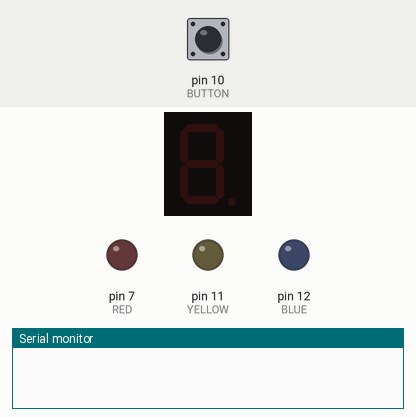
Recording of a sketch running on a simulated Arduino Uno, built with avr-gcc and run on an emulated ATmega328P. Parts: 1-digit seven-segment display, output pins drawn as LEDs (lit = HIGH), the last lines printed to the serial monitor. Wiring (inferred from the names in the program): 1-digit 7-segment display, segments lit when HIGH: segments pin 9, pin 8, pin 2, pin 4, pin 3, pin 6, pin 5. The inputs (shaded band) are chosen by the test bench; at power-on: pin 10 (BUTTON) HIGH. The segment pins are drawn as the display they are named for; pins used as bus, display or sensor lines are not drawn.

Above: at 1.2 s.
1.3 s: pin 10 (BUTTON) pulled LOW for 0.15 s
At 2.8 s:
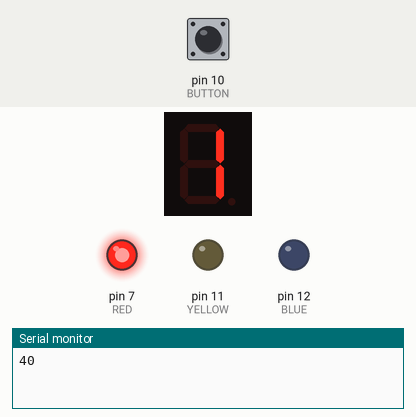
4.4 s: pin 10 (BUTTON) pulled LOW for 1 s
At 4.77 s:
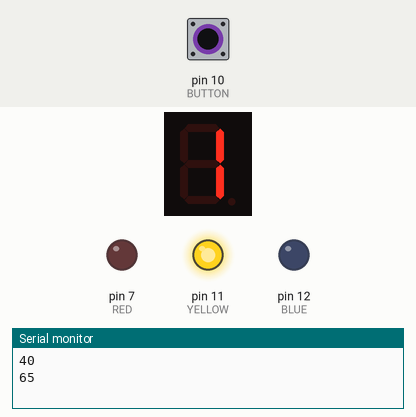
6.9 s: pin 10 (BUTTON) pulled LOW for 0.15 s
At 8.1 s:
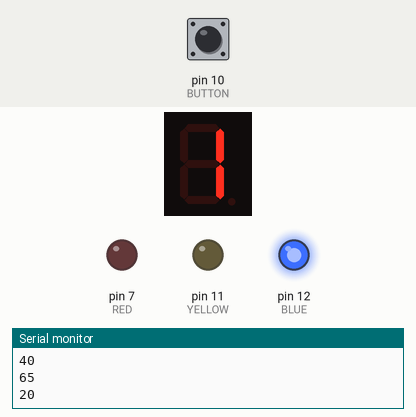
10.0 s: pin 10 (BUTTON) pulled LOW for 3.2 s
Timing chart, 0 to 15.5 s (numbered marks = the images above; inputs shaded):
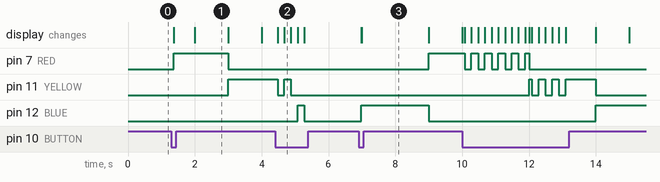

Measured:
- after the input at 1.3 s, pin 7 (RED): LOW → HIGH after 0.08 s, → LOW 1.6 s later; pin 11 (YELLOW): LOW → HIGH after 1.7 s; the display: first changes after 0.08 s (image 1 shows a later state)
- after the input at 4.4 s, pin 11 (YELLOW): HIGH → LOW after 0.08 s instead of 0.60 s; pin 12 (BLUE): LOW → HIGH after 0.68 s instead of 0.60 s
- after the input at 6.9 s, pin 7 (RED): LOW → HIGH after 2.1 s; pin 12 (BLUE): LOW → HIGH after 0.08 s, → LOW 2.0 s later; the display: first changes after 0.08 s (image 3 shows a later state)
- what the display in image 1 shows lasts 1.0 s, from 2.0 s to 3.0 s

The sketch:

main.ino
```cpp
#define SEG_A 9
#define SEG_B 8
#define SEG_C 2
#define SEG_D 4
#define SEG_E 3
#define SEG_F 6
#define SEG_G 5

#define YELLOW 11
#define RED 7
#define BLUE 12
#define BUTTON 10

unsigned long lastTime;
unsigned long lastButtonPress = 0;

bool isOn = false;
int senderState = 0;
void setup() {
  Serial.begin(9600);

  pinMode(SEG_A, OUTPUT);
  pinMode(SEG_B, OUTPUT);
  pinMode(SEG_C, OUTPUT);
  pinMode(SEG_D, OUTPUT);
  pinMode(SEG_E, OUTPUT);
  pinMode(SEG_F, OUTPUT);
  pinMode(SEG_G, OUTPUT);
  pinMode(YELLOW, OUTPUT);
  pinMode(RED, OUTPUT);
  pinMode(BLUE, OUTPUT);
  pinMode(BUTTON, INPUT_PULLUP);
}

void loop() {
  static bool lastButtonState = HIGH;
  static unsigned long lastDebounceTime = 0;
  static unsigned long lastTime = 0;
  const unsigned long debounceDelay = 75;
  const unsigned long buttonDelay = 200;
  int buttonState = digitalRead(BUTTON);

  if (buttonState != lastButtonState) {
    lastDebounceTime = millis();
  }


  if ((millis() - lastDebounceTime) > debounceDelay)
  {
    if (buttonState == LOW && (millis() - lastButtonPress) > buttonDelay)
    {
      isOn = !isOn;
      lastButtonPress = millis();
    }
  }
  lastButtonState = buttonState;

  if (isOn)
  {
    unsigned long elapsedTime = millis() - lastTime;

    if (elapsedTime >= 0 && elapsedTime < 3000)
    {
      updateSenderState(senderState, 1, 40);
      digitalWrite(RED, HIGH);
      digitalWrite(YELLOW, LOW);
      digitalWrite(BLUE, LOW);

      if (elapsedTime < 1000)
      {
        three();
      }
      else if (elapsedTime < 2000)
      {
        two();
      }
      else
      {
        one();
      }
    }
    else if (elapsedTime >= 3000 && elapsedTime < 5000)
    {
      updateSenderState(senderState, 2, 65);
      digitalWrite(RED, LOW);
      digitalWrite(YELLOW, HIGH);
      digitalWrite(BLUE, LOW);

      if (elapsedTime < 4000)
      {
        two();
      }
      else
      {
        one();
      }
    }
    else if (elapsedTime >= 5000 && elapsedTime < 9000)
    {
      updateSenderState(senderState, 3, 20);

      digitalWrite(RED, LOW);
      digitalWrite(YELLOW, LOW);
      digitalWrite(BLUE, HIGH);

      if (elapsedTime < 6000)
      {
        three();
      }
      else if (elapsedTime < 7000)
      {
        two();
      }
      else {
        one();
      }
    }
    else if (elapsedTime >= 9000)
    {
      lastTime += 9000;
    }
    else
    {
      lastTime = millis();
    }
  }
  else
  {
    digitalWrite(RED, LOW);
    digitalWrite(YELLOW, LOW);
    digitalWrite(BLUE, LOW);

    digitalWrite(SEG_A, LOW);
    digitalWrite(SEG_B, LOW);
    digitalWrite(SEG_G, LOW);
    digitalWrite(SEG_E, LOW);
    digitalWrite(SEG_D, LOW);
    digitalWrite(SEG_F, LOW);
    digitalWrite(SEG_C, LOW);
  }
}

void updateSenderState(int &oldState, int newState, int transmitData) {
  if (oldState != newState) {
    oldState = newState;
    Serial.println(transmitData);
  }
}

void one() {
  digitalWrite(SEG_A, LOW);
  digitalWrite(SEG_B, HIGH);
  digitalWrite(SEG_G, LOW);
  digitalWrite(SEG_E, LOW);
  digitalWrite(SEG_D, LOW);
  digitalWrite(SEG_F, LOW);
  digitalWrite(SEG_C, HIGH);
}

void two() {
  digitalWrite(SEG_A, HIGH);
  digitalWrite(SEG_B, HIGH);
  digitalWrite(SEG_G, HIGH);
  digitalWrite(SEG_E, HIGH);
  digitalWrite(SEG_D, HIGH);
  digitalWrite(SEG_F, LOW);
  digitalWrite(SEG_C, LOW);
}

void three() {
  digitalWrite(SEG_A, HIGH);
  digitalWrite(SEG_B, HIGH);
  digitalWrite(SEG_G, HIGH);
  digitalWrite(SEG_E, LOW);
  digitalWrite(SEG_D, HIGH);
  digitalWrite(SEG_F, LOW);
  digitalWrite(SEG_C, HIGH);
}

void four() {
  digitalWrite(SEG_A, LOW);
  digitalWrite(SEG_B, HIGH);
  digitalWrite(SEG_G, HIGH);
  digitalWrite(SEG_E, LOW);
  digitalWrite(SEG_D, LOW);
  digitalWrite(SEG_F, HIGH);
  digitalWrite(SEG_C, HIGH);
}

void five() {
  digitalWrite(SEG_A, HIGH);
  digitalWrite(SEG_B, LOW);
  digitalWrite(SEG_G, HIGH);
  digitalWrite(SEG_E, LOW);
  digitalWrite(SEG_D, HIGH);
  digitalWrite(SEG_F, HIGH);
  digitalWrite(SEG_C, HIGH);
}
```
